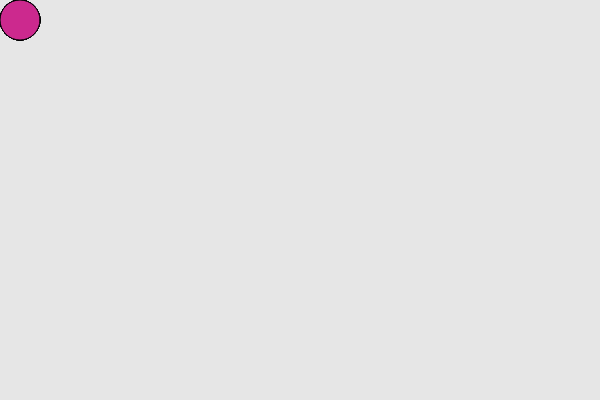
Frame 1 (no input)
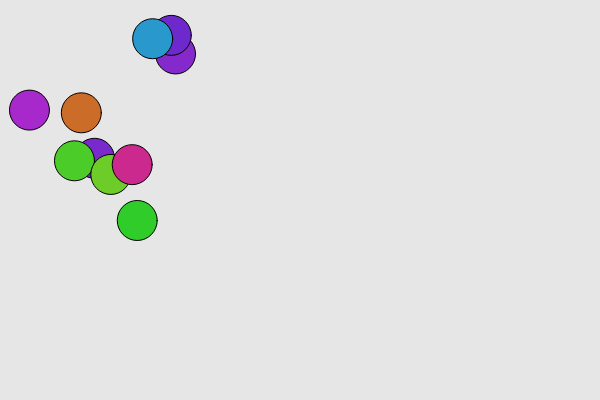
Frame 60 (no input)
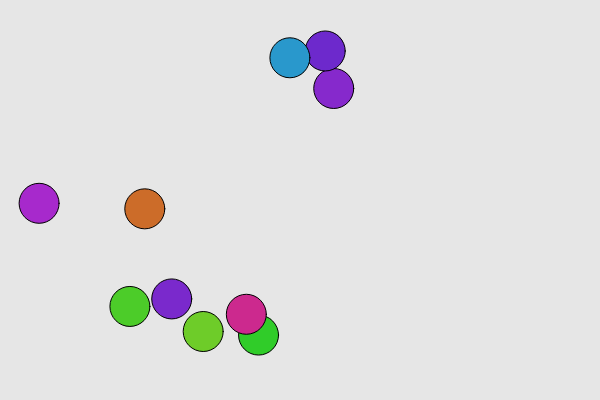
Frame 120 (the mouse pressed at the canvas centre since frame 60)

The p5.js sketch that drew these frames (run headless with seeded random() and noise() and a simulated clock; from frame 60 on, the mouse is pressed at the canvas centre):

// p5.js sketch
// ── sketch.js
let particles = []

function setup() {
  createCanvas(600, 400);
  colorMode(HSB, TWO_PI, 1, 1)

  for(let i = 0; i < 10; i++){
    particles.push(new Particle())
  }
}

function draw() {
  background(0.9);
  particles.forEach((Bob,i)=>{
  Bob.move()
  Bob.bounce()
  Bob.display()
 })
}

function mouseReleased (){
  particles.push(new Particle(mouseX, mouseY))

}

// ── particle.js
class Particle {
    constructor(_x,_y){
      this.pos = createVector(_x,_y)
      this.vel = createVector(random(-3, 3), random(-4, 4))

      this.radius = 20
      this.clr= color(random(TWO_PI), 0.8, 0.8)
    }

    move(){
        this.pos.add(this.vel)
    }

bounce(){
    if(this.pos.x + this.radius > width){
    this.pos.x = width - this.radius
    this.vel.x *= -1
    }

    if(this.pos.x - this.radius < 0){
    this.pos.x = 0 + this.radius
    this.vel.x *= -1
    }
    if(this.pos.y + this.radius > height){
       this.pos.y = height - this.radius
        this.vel.y *= -1 
    }   
    if(this.pos.y - this.radius <0){
       this.pos.y = 0 + this.radius
       this.vel.y *= -1
    }
}

display (){
    fill(this.clr)
    circle(this.pos.x, this.pos.y, this.radius*2)
}
}
//end of class
